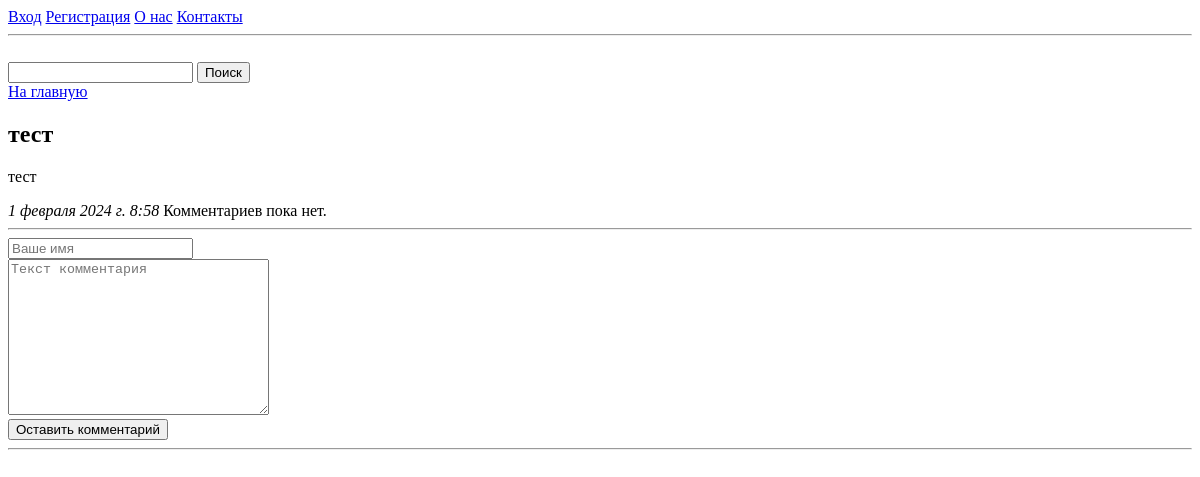
/article/5, run on an earlier commit of the app's database.
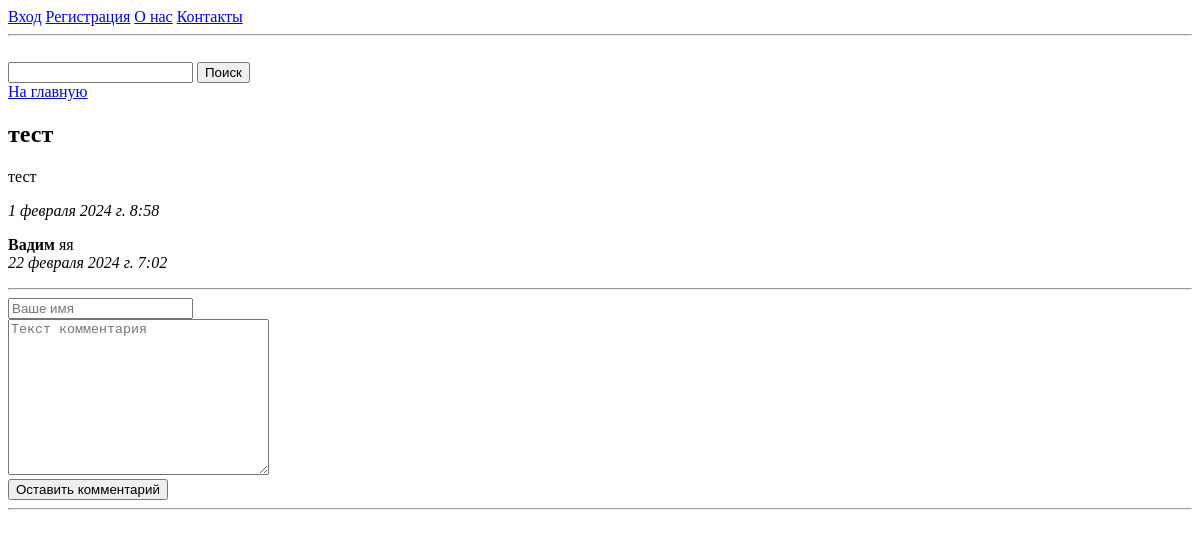
And on a later commit of the database.
### articles/models.py (models this page shows, shortened)
class News_article(models.Model):
    news_title = models.CharField('заголовое новости', max_length=256)
    news_text = models.TextField('текст новости')
    news_date = models.DateTimeField('дата добавления', auto_now_add=True)
    class Meta:
        verbose_name = 'Новость'
        verbose_name_plural = 'Новости'

class News_comment(models.Model):
    comment = models.ForeignKey(News_article, on_delete=models.CASCADE)
    comment_author = models.CharField('имя автора', max_length=256)
    comment_text = models.TextField('текст комментария')
    comment_date = models.DateTimeField('дата комментария', auto_now_add=True)
    class Meta:
        verbose_name = 'Комментарий'
        verbose_name_plural = 'Комментарии'

### articles/views.py (the view)
# urls.py: path('article/<int:pk>', views.article, name='article'),
def article(request, pk):
    try:
        a = News_article.objects.get(id=pk)
    except:
        raise Http404('Новость не найдена.')
    comments = a.news_comment_set.order_by('-id')[:10]
    return render(request, 'articles/article.html', {'news': a, 'comments': comments})

### articles/templates/articles/article.html (shortened to what this page needs)
{% extends 'articles/home.html' %}
{% block content %}
<a href="/">На главную</a>
<h2>{{ news.news_title }}</h2>
<p>{{ news.news_text }}</p>
<em>{{ news.news_date }}</em>
{% if comments %}
{% for c in comments %}
<p>
    <strong>{{ c.comment_author }}</strong>
    {{ c.comment_text }}<br>
    <em>{{ c.comment_date }}</em>
</p>
{% endfor %}
{% else %}
Комментариев пока нет.
{% endif %}
<hr>
<form action="{% url 'articles:comment' news.id %}" method="POST">
    <input type="text" required placeholder="Ваше имя" name="name"><br>
    <textarea name="text" required placeholder="Текст комментария" cols="30" rows="10"></textarea><br>
    <button type="submit">Оставить комментарий</button>
</form>
<hr>
{% endblock %}

### articles/templates/articles/home.html (shortened to what this page needs)
<!DOCTYPE html>
<html lang="ru">
<head>
</head>
<body>
    {% if user.is_authenticated %}
        <a href="{% url 'articles:logout' %}">Выход</a>
    {% else %}
        <a href="{% url 'articles:login' %}">Вход</a>
    <a href="{% url 'articles:signup' %}">Регистрация</a>
    {% endif %}
    <a href="/about-us">О нас</a>
    <a href="/contact-us">Контакты</a>
    <br>
    <hr><br>
    <form action="search" method="POST">
        <input type="text" name="search_article">
        <button>Поиск</button>
    </form>
    {% block content %}{% endblock %}
</body>
</html>

What changed in the data, as far as the page shows it:
added News_comment: comment_author "Вадим", comment_text "яя", comment_date "22 февраля 2024 г. 7:02"
Also different on the page:
text no longer shown: "Комментариев пока нет."
